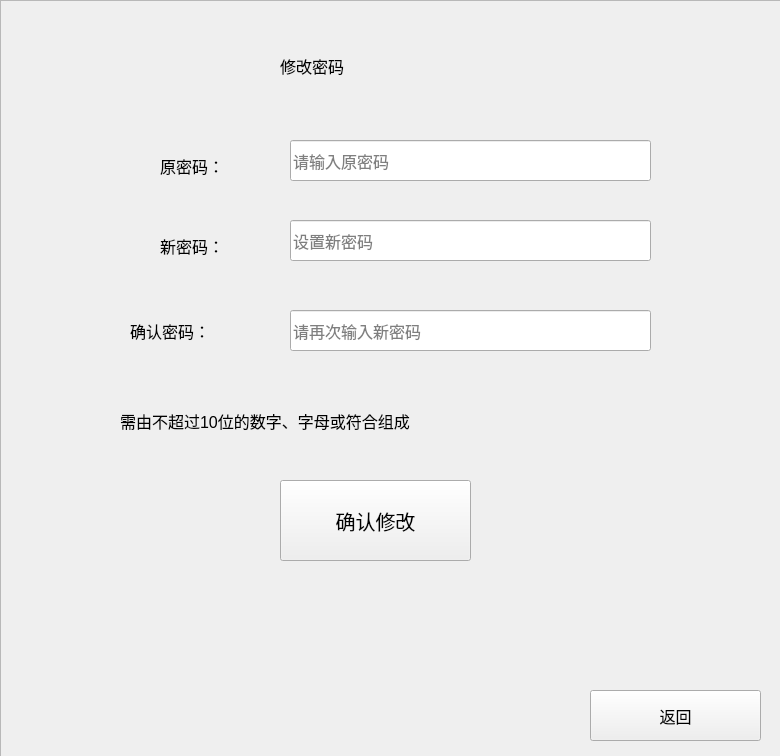
<?xml version="1.0" encoding="UTF-8"?>
<ui version="4.0">
 <class>ChangePassword</class>
 <widget class="QDialog" name="ChangePassword">
  <property name="geometry">
   <rect>
    <x>0</x>
    <y>0</y>
    <width>780</width>
    <height>756</height>
   </rect>
  </property>
  <property name="windowTitle">
   <string>更改密码</string>
  </property>
  <widget class="QLabel" name="label">
   <property name="geometry">
    <rect>
     <x>280</x>
     <y>30</y>
     <width>241</width>
     <height>71</height>
    </rect>
   </property>
   <property name="font">
    <font>
     <pointsize>12</pointsize>
    </font>
   </property>
   <property name="text">
    <string>修改密码</string>
   </property>
  </widget>
  <widget class="QLabel" name="label_2">
   <property name="geometry">
    <rect>
     <x>160</x>
     <y>150</y>
     <width>111</width>
     <height>31</height>
    </rect>
   </property>
   <property name="font">
    <font>
     <pointsize>12</pointsize>
    </font>
   </property>
   <property name="text">
    <string>原密码：</string>
   </property>
  </widget>
  <widget class="QLabel" name="label_3">
   <property name="geometry">
    <rect>
     <x>160</x>
     <y>230</y>
     <width>111</width>
     <height>31</height>
    </rect>
   </property>
   <property name="font">
    <font>
     <pointsize>12</pointsize>
    </font>
   </property>
   <property name="text">
    <string>新密码：</string>
   </property>
  </widget>
  <widget class="QLabel" name="label_4">
   <property name="geometry">
    <rect>
     <x>130</x>
     <y>310</y>
     <width>161</width>
     <height>41</height>
    </rect>
   </property>
   <property name="font">
    <font>
     <pointsize>12</pointsize>
    </font>
   </property>
   <property name="text">
    <string>确认密码：</string>
   </property>
  </widget>
  <widget class="QLineEdit" name="lineEdit">
   <property name="geometry">
    <rect>
     <x>290</x>
     <y>140</y>
     <width>361</width>
     <height>41</height>
    </rect>
   </property>
   <property name="font">
    <font>
     <pointsize>12</pointsize>
    </font>
   </property>
   <property name="focusPolicy">
    <enum>Qt::StrongFocus</enum>
   </property>
   <property name="echoMode">
    <enum>QLineEdit::Password</enum>
   </property>
   <property name="placeholderText">
    <string>请输入原密码</string>
   </property>
  </widget>
  <widget class="QLineEdit" name="lineEdit_2">
   <property name="geometry">
    <rect>
     <x>290</x>
     <y>220</y>
     <width>361</width>
     <height>41</height>
    </rect>
   </property>
   <property name="font">
    <font>
     <pointsize>12</pointsize>
    </font>
   </property>
   <property name="focusPolicy">
    <enum>Qt::StrongFocus</enum>
   </property>
   <property name="echoMode">
    <enum>QLineEdit::Password</enum>
   </property>
   <property name="placeholderText">
    <string>设置新密码</string>
   </property>
  </widget>
  <widget class="QLineEdit" name="lineEdit_3">
   <property name="geometry">
    <rect>
     <x>290</x>
     <y>310</y>
     <width>361</width>
     <height>41</height>
    </rect>
   </property>
   <property name="font">
    <font>
     <pointsize>12</pointsize>
    </font>
   </property>
   <property name="focusPolicy">
    <enum>Qt::StrongFocus</enum>
   </property>
   <property name="echoMode">
    <enum>QLineEdit::Password</enum>
   </property>
   <property name="placeholderText">
    <string>请再次输入新密码</string>
   </property>
  </widget>
  <widget class="QPushButton" name="pushButton">
   <property name="geometry">
    <rect>
     <x>590</x>
     <y>690</y>
     <width>171</width>
     <height>51</height>
    </rect>
   </property>
   <property name="font">
    <font>
     <pointsize>12</pointsize>
    </font>
   </property>
   <property name="focusPolicy">
    <enum>Qt::NoFocus</enum>
   </property>
   <property name="text">
    <string>返回</string>
   </property>
  </widget>
  <widget class="QPushButton" name="pushButton_2">
   <property name="geometry">
    <rect>
     <x>280</x>
     <y>480</y>
     <width>191</width>
     <height>81</height>
    </rect>
   </property>
   <property name="font">
    <font>
     <pointsize>15</pointsize>
    </font>
   </property>
   <property name="focusPolicy">
    <enum>Qt::NoFocus</enum>
   </property>
   <property name="text">
    <string>确认修改</string>
   </property>
  </widget>
  <widget class="QLabel" name="label_5">
   <property name="geometry">
    <rect>
     <x>120</x>
     <y>400</y>
     <width>611</width>
     <height>41</height>
    </rect>
   </property>
   <property name="font">
    <font>
     <pointsize>12</pointsize>
    </font>
   </property>
   <property name="text">
    <string>需由不超过10位的数字、字母或符合组成</string>
   </property>
  </widget>
  <widget class="QFrame" name="frame">
   <property name="geometry">
    <rect>
     <x>0</x>
     <y>0</y>
     <width>791</width>
     <height>761</height>
    </rect>
   </property>
   <property name="frameShape">
    <enum>QFrame::StyledPanel</enum>
   </property>
   <property name="frameShadow">
    <enum>QFrame::Raised</enum>
   </property>
  </widget>
 </widget>
 <resources/>
 <connections/>
</ui>
